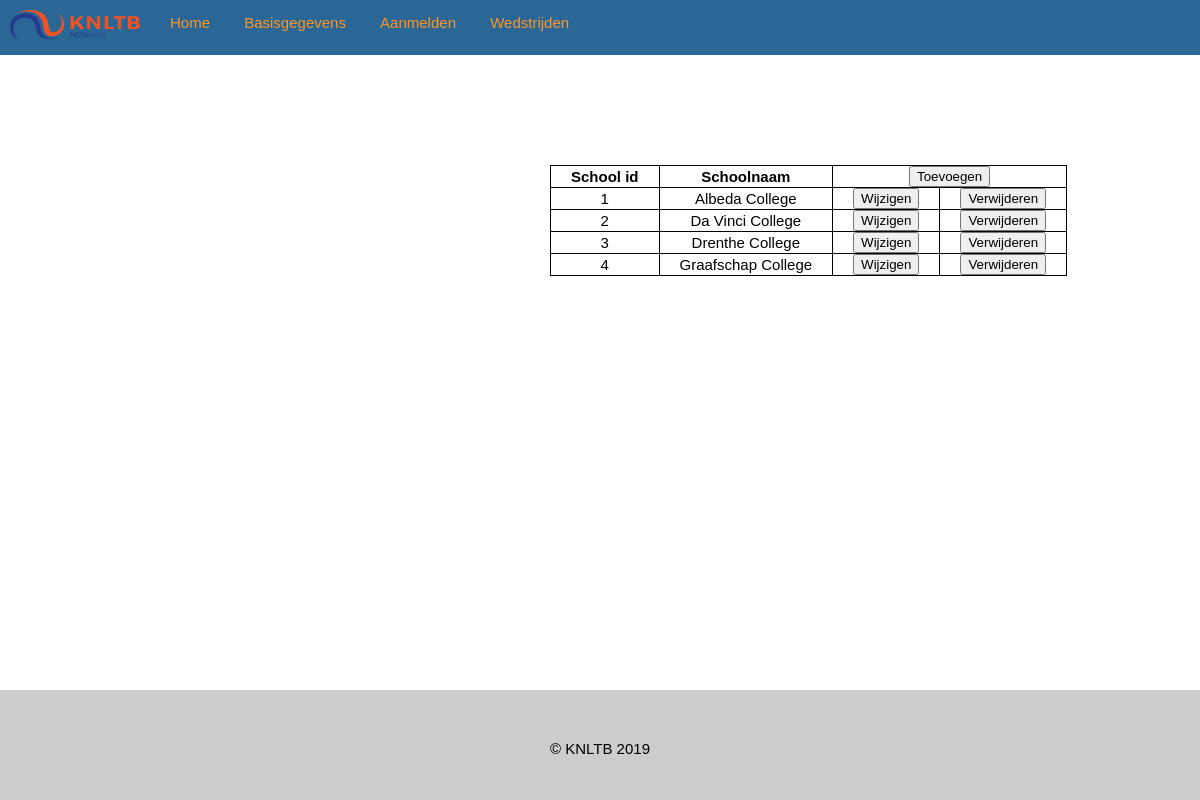
The page /schooloverzicht.php on the database its author committed.
### tables this page shows
CREATE TABLE `scholen` (
  `school_id` int(11) NOT NULL,
  `schoolnaam` varchar(50) NOT NULL
);

### schooloverzicht.php (the view, shortened to what this page needs)
<!DOCTYPE html>
<html>
<head>
    <link rel="stylesheet" type="text/css" media="screen" href="./assets/css/stylesheet.css" />
</head>
<body>
    <?php
        require_once('./assets/includes/navbar.php');
        ?>
    <div class="contentSchoolgegevens">
        <?php
            $servername = "localhost";
            $username = "root";
            $password = "root";
            try {
                    $conn = new PDO("mysql:host=$servername;dbname=mboopen", $username, $password);
                    $conn->setAttribute(PDO::ATTR_ERRMODE, PDO::ERRMODE_EXCEPTION);
                }
            catch(PDOException $e) {
                    echo "Connection failed: " . $e->getMessage();
                    echo "<script type='text/javascript'>alert('$e');</script>";
                }
                $query = "SELECT * FROM scholen ORDER BY school_id asc";
                $scholen = $conn->prepare($query);
                    try {
                        $HTML= "<table><th>School id</th><th>Schoolnaam</th><th colspan='2'><form method=\"post\"><button name=\"toevoegen\">Toevoegen</button></form></th>";
                        $scholen->execute();
                        foreach($scholen->FetchAll(PDO::FETCH_ASSOC) as $data)
                    {
                        $HTML.="<tr class=\"border_bottom\">";
                        foreach($data as $lossedata)
                        {
                            $HTML.="<td>".$lossedata."</td>";
                        }
                        $HTML.="<td><form method=\"post\"><button name=\"wijzig\" value=".$data['school_id'].">Wijzigen</button></form></td>"
                            ."<td><form method=\"post\" name=\"delete\"><button name=\"verwijder\" value=".$data['school_id'].">Verwijderen</button></form></td>"
                            ."</tr>";
                    }
                    $HTML.="</table>";
                    echo $HTML;
                    }
                    catch (PDOException $e) {
                        echo "<script>alert('Geen data gevonden');</script>";
                    }
         ?>
    </div>
    <?php
        require_once('./assets/includes/footer.php');
        ?>
</body>
</html>

### assets/css/stylesheet.css (style rules this page uses)
html { font-family: Arial, Helvetica, sans-serif; }
body { margin: 0; padding: 0; font-size: 15px; }
.contentSchoolgegevens { text-align: center; float: unset; padding-left: 550px; padding-top: 100px; }
table { border-collapse: collapse; margin: 10px 0; }
table, td { padding: 0 20px; }
tr.border_bottom td, th { border: 1pt solid black; padding: 0 20px; }
.tableWijzig td, th { border-top: 1px solid black; border-bottom: 1px solid black; }

### rows shown on the page
scholen: school_id "1", schoolnaam "Albeda College"
scholen: school_id "2", schoolnaam "Da Vinci College"
scholen: school_id "3", schoolnaam "Drenthe College"
scholen: school_id "4", schoolnaam "Graafschap College"
